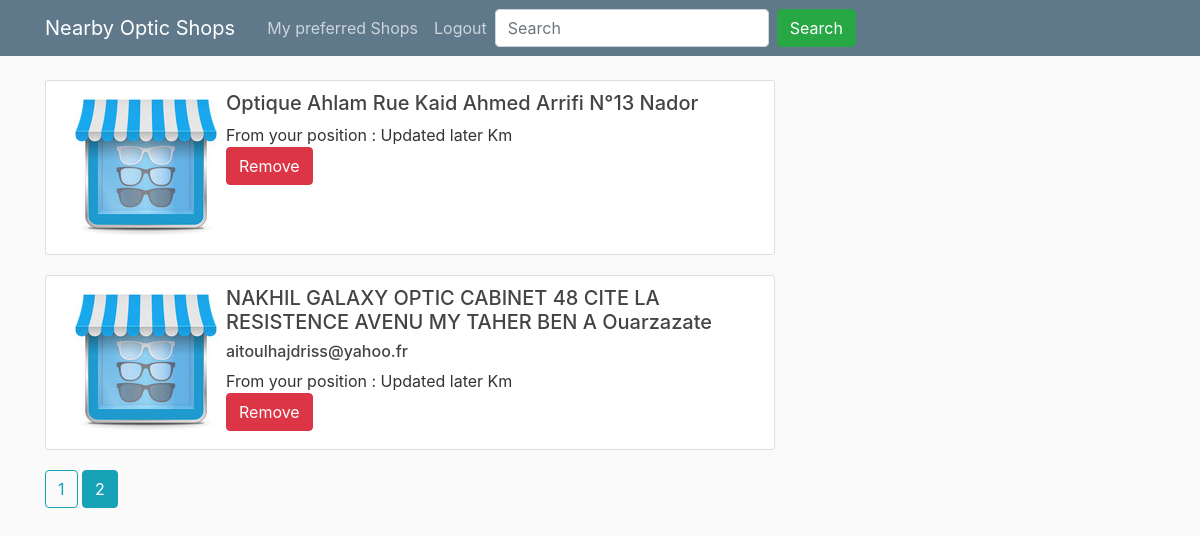
/PreferredShops?page=2 (signed in), run on an earlier commit of the app's database.
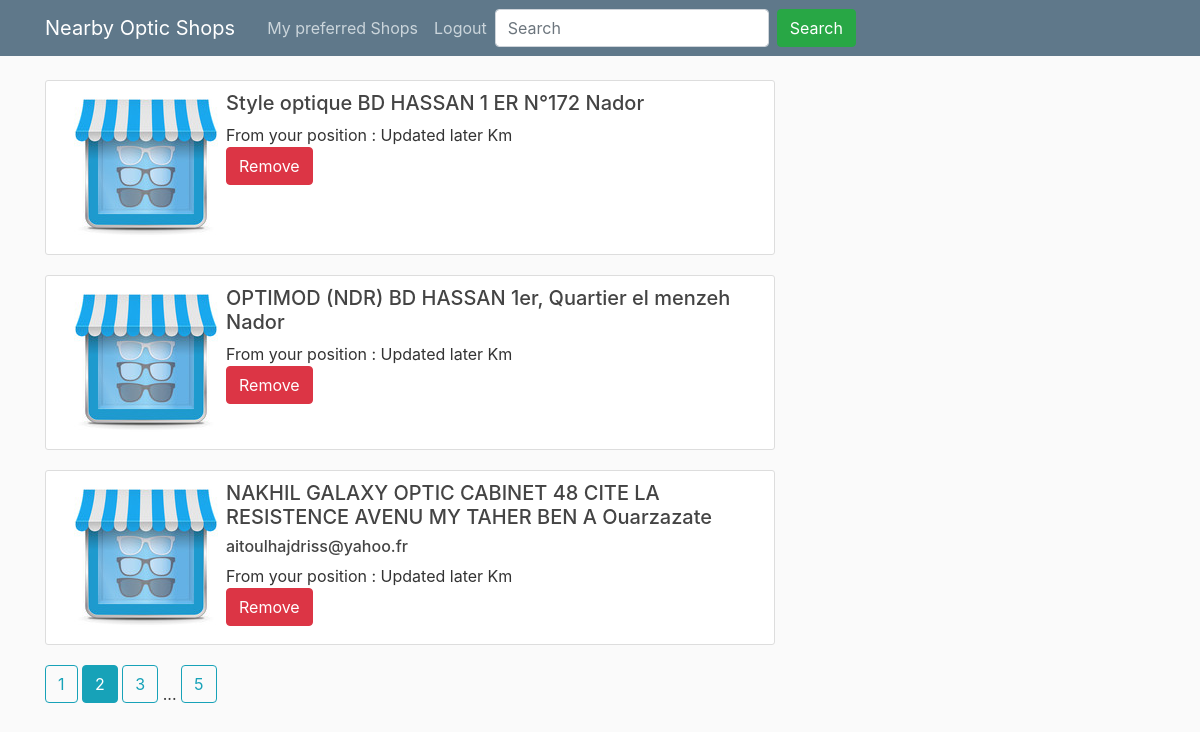
And on a later commit of the database.
### shops_app/models.py (models this page shows, shortened)
class my_preferred_shops(db.Model):
	id = db.Column(db.Integer, primary_key=True)
	name = db.Column(db.String(30), nullable=False)
	address = db.Column(db.String(160), nullable=False)
	city = db.Column(db.String(16))
	email = db.Column(db.String(120))
	user_id = db.Column(db.Integer, db.ForeignKey('user.id'), nullable=False)

### shops_app/routes.py (the view)
@app.route('/PreferredShops')
def Preferred_Shops():
	page = request.args.get('page', 1, type=int)
	Shops = my_preferred_shops.query.filter_by(user_id=current_user.id).paginate(page=page, per_page=3)
	return render_template('my_preferred_shops.html',title='Preferred Shops',Shops=Shops)

### shops_app/models.py (called while the page is built)
@login_manager.user_loader
def load_user(user_id):
	return User.query.get(int(user_id))

### shops_app/templates/my_preferred_shops.html
{% extends 'layout.html' %}
{% block content %}
    {% for item in Shops.items%}
        <div class="media content-section">
            <img class="rounded mx-auto d-block" src="{{url_for('static',filename='picture/shop1.png')}}" alt="Generic placeholder image">
            <div class="media-body">
                <h5 class="mt-0">{{item.name}} {{item.address}} {{item.city}} </h5>
                    <div>
                        <h6 class="mt-0"> {{item.email}} </h6>
                    </div>
                    From your position : Updated later Km
              <div>
                  <a href="{{ url_for('Remove', removed_id=item.id) }}">
                      <button type="button" class="btn btn-danger">Remove</button>
                  </a>
              </div>
            </div>
        </div>
    {% endfor %}
    {% for num_page in Shops.iter_pages(left_edge=1,right_edge=1,left_current=1,right_current=2) %}
            {% if num_page %}
                {%if Shops.page == num_page %}
                    <a class="btn btn-info mb-4" href="{{url_for('Preferred_Shops',page=num_page)}}">{{ num_page }}</a>
                {% else %}
                    <a class="btn btn-outline-info mb-4" href="{{url_for('Preferred_Shops',page=num_page)}}">{{ num_page }}</a>
                {% endif %}
            {% else %}
                ...
            {% endif %}
    {% endfor %}
{% endblock content %}

### shops_app/templates/layout.html (shortened to what this page needs)
<!DOCTYPE html>
<html>
<head>
    <link rel="stylesheet" href="https://stackpath.bootstrapcdn.com/bootstrap/4.1.3/css/bootstrap.min.css">
    <link rel="stylesheet" type="text/css" href="{{ url_for('static',filename='main.css')}}">
</head>
<body>
	<header class="site-header">
	  <nav class="navbar navbar-expand-md navbar-dark bg-steel fixed-top">
	    <div class="container">
	      <a class="navbar-brand mr-4" href="{{ url_for('home') }}">Nearby Optic Shops</a>
	      <div class="collapse navbar-collapse" id="navbarToggle">
	        <div class="navbar-nav mr-auto">
	          {% if current_user.is_authenticated %}
	          	<a class="nav-item nav-link" href="{{ url_for('Preferred_Shops') }}">My preferred Shops</a>
				<a class="nav-item nav-link" href="{{ url_for('logout') }}">Logout</a>
				<form class="form-inline my-2 my-lg-0" method="GET" action="{{ url_for('search') }}">
					  <input class="form-control mr-sm-2" type="search" placeholder="Search" aria-label="Search" name="item">
					  <button class="btn btn-success my-2 my-sm-0" type="submit">Search</button>
    			</form>
	          {% else %}
	          	<a class="nav-item nav-link" href="{{ url_for('login') }}">Login</a>
	          	<a class="nav-item nav-link" href="{{ url_for('Registration') }}">Register</a>
	          {% endif %}
	        </div>
	      </div>
	    </div>
	  </nav>
	</header>
	<main role="main" class="container">
	  <div class="row">
	    <div class="col-md-8">
	      {% block content %}{% endblock %}
	    </div>
	  </div>
	</main>
</body>
</html>

### shops_app/static/main.css (style rules this page uses)
body { background: #fafafa; color: #333333; margin-top: 5rem; }
h1, h2, h3, h4, h5, h6 { color: #444444; }
.bg-steel { background-color: #5f788a; }
.site-header .navbar-nav .nav-link { color: #cbd5db; }
.content-section { background: #ffffff; padding: 10px 20px; border: 1px solid #dddddd; border-radius: 3px; margin-bottom: 20px; }

What changed in the data, as far as the page shows it:
no longer on this page (row unchanged): my_preferred_shops: name "Optique Ahlam", address "Rue Kaid Ahmed Arrifi N°13", city "Nador"
added my_preferred_shops: name "Style optique", address "BD HASSAN 1 ER N°172", city "Nador"
added my_preferred_shops: name "OPTIMOD (NDR)", address "BD HASSAN 1er, Quartier el menzeh", city "Nador"
Also different on the page:
new list line: "3"
new list line: "5"
